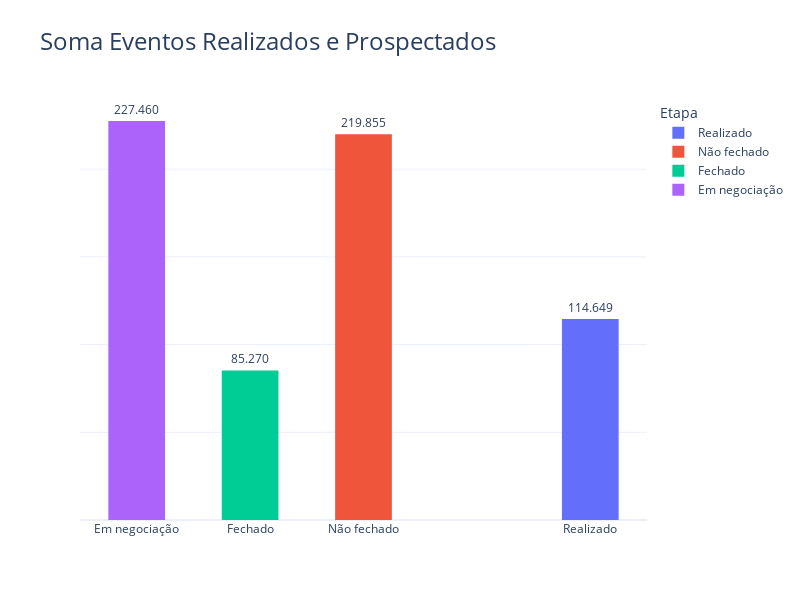

Notebook source saved alongside this figure:
### Code cell
# df_ano_atual.query("data_evento >= '2022/04' and etapa == 'Realizado'")

fig = px.histogram(
    df_ano_atual,
    x='cod_etapa',
    y='valor_total',
    color='etapa',
    text_auto=True,
    title='Soma Eventos Realizados e Prospectados',
    labels={'etapa': 'Etapa'},
)

fig.update_yaxes(title=None, ticklabelstep=1, showticklabels=False)
fig.update_xaxes(title=None,
                 title_font={'size': 10},
                 title_standoff=10,
                 showticklabels=True)
fig.update_layout(title_font_size=24, bargap=0.5, separators=',.')
fig.update_traces(texttemplate='%{y:,.0f}', textposition='outside')

fig.update_layout()
fig.update_xaxes(ticktext=df_ano_atual.etapa, tickvals=df_ano_atual.cod_etapa)
# fig.update_traces(name= 'etapa', visible=True, selector=dict(type='histogram'))

fig.show()
fig.write_html(r'./graficos/eventos_ano_atual.html')

### Figure 1 — Plotly figure (JSON) as saved in the notebook; plotly's stock layout.template omitted (floating-point values rounded to 4 significant figures)
{"data": [{"alignmentgroup": "True", "bingroup": "x", "histfunc": "sum", "hovertemplate": "Etapa=Realizado<br>cod_etapa=%{x}<br>sum of valor_total=%{y}<extra></extra>", "legendgroup": "Realizado", "marker": {"color": "#636efa", "pattern": {"shape": ""}}, "name": "Realizado", "offsetgroup": "Realizado", "orientation": "v", "showlegend": true, "textposition": "outside", "texttemplate": "%{y:,.0f}", "type": "histogram", "x": [4, 4, 4, 4, 4, 4, 4, 4, 4, 4, 4, 4, 4, 4, 4], "xaxis": "x", "y": [3350, 18025, 11460, 6930, 8100, 10800, 6750, 10690.0, 6750, 6160, 5397, 4860, 4448, 8048, 2880], "yaxis": "y"}, {"alignmentgroup": "True", "bingroup": "x", "histfunc": "sum", "hovertemplate": "Etapa=Não fechado<br>cod_etapa=%{x}<br>sum of valor_total=%{y}<extra></extra>", "legendgroup": "Não fechado", "marker": {"color": "#EF553B", "pattern": {"shape": ""}}, "name": "Não fechado", "offsetgroup": "Não fechado", "orientation": "v", "showlegend": true, "textposition": "outside", "texttemplate": "%{y:,.0f}", "type": "histogram", "x": [2, 2, 2, 2, 2, 2, 2, 2, 2, 2, 2, 2, 2, 2, 2, 2, 2, 2, 2, 2, 2, 2, 2], "xaxis": "x", "y": [20400, 4080, 2040, 6120, 7650, 7650, 5400, 5865, 7650, 6375, 7650, 10200, 6375, 17850, 15300, 7650, 12750, 12750, 7650, 6375, 3825, 25500, 12750], "yaxis": "y"}, {"alignmentgroup": "True", "bingroup": "x", "histfunc": "sum", "hovertemplate": "Etapa=Fechado<br>cod_etapa=%{x}<br>sum of valor_total=%{y}<extra></extra>", "legendgroup": "Fechado", "marker": {"color": "#00cc96", "pattern": {"shape": ""}}, "name": "Fechado", "offsetgroup": "Fechado", "orientation": "v", "showlegend": true, "textposition": "outside", "texttemplate": "%{y:,.0f}", "type": "histogram", "x": [1, 1, 1, 1, 1, 1, 1, 1, 1, 1, 1, 1, 1], "xaxis": "x", "y": [5400, 6525, 4840, 4050, 4050, 2070, 13500, 5100, 7500, 4860, 7500, 9675, 10200], "yaxis": "y"}, {"alignmentgroup": "True", "bingroup": "x", "histfunc": "sum", "hovertemplate": "Etapa=Em negociação<br>cod_etapa=%{x}<br>sum of valor_total=%{y}<extra></extra>", "legendgroup": "Em negociação", "marker": {"color": "#ab63fa", "pattern": {"shape": ""}}, "name": "Em negociação", "offsetgroup": "Em negociação", "orientation": "v", "showlegend": true, "textposition": "outside", "texttemplate": "%{y:,.0f}", "type": "histogram", "x": [0, 0, 0, 0, 0, 0, 0, 0, 0, 0, 0, 0, 0, 0, 0], "xaxis": "x", "y": [20400, 22950, 14535, 0, 6375, 2550, 7650, 10200, 12750, 22950, 22950, 15300, 25500, 12750, 30600], "yaxis": "y"}], "layout": {"bargap": 0.5, "barmode": "relative", "height": 600, "legend": {"title": {"text": "Etapa"}, "tracegroupgap": 0}, "separators": ",.", "title": {"font": {"size": 24}, "text": "Soma Eventos Realizados e Prospectados"}, "width": 800, "xaxis": {"anchor": "y", "autorange": true, "domain": [0, 1], "range": [-0.5, 4.5], "showticklabels": true, "ticktext": ["Realizado", "Realizado", "Não fechado", "Realizado", "Não fechado", "Não fechado", "Realizado", "Não fechado", "Não fechado", "Não fechado", "Realizado", "Não fechado", "Não fechado", "Realizado", "Realizado", "Realizado", "Não fechado", "Realizado", "Realizado", "Não fechado", "Realizado", "Realizado", "Não fechado", "Realizado", "Não fechado", "Não fechado", "Realizado", "Realizado", "Não fechado", "Não fechado", "Fechado", "Não fechado", "Fechado", "Não fechado", "Fechado", "Fechado", "Não fechado", "Em negociação", "Em negociação", "Em negociação", "Em negociação", "Não fechado", "Não fechado", "Em negociação", "Fechado", "Fechado", "Fechado", "Em negociação", "Fechado", "Fechado", "Fechado", "Em negociação", "Fechado", "Em negociação", "Fechado", "Não fechado", "Fechado", "Em negociação", "Em negociação", "Não fechado", "Em negociação", "Em negociação", "Não fechado", "Em negociação", "Em negociação", "Em negociação"], "tickvals": [4, 4, 2, 4, 2, 2, 4, 2, 2, 2, 4, 2, 2, 4, 4, 4, 2, 4, 4, 2, 4, 4, 2, 4, 2, 2, 4, 4, 2, 2, 1, 2, 1, 2, 1, 1, 2, 0, 0, 0, 0, 2, 2, 0, 1, 1, 1, 0, 1, 1, 1, 0, 1, 0, 1, 2, 1, 0, 0, 2, 0, 0, 2, 0, 0, 0], "title": {"font": {"size": 10}, "standoff": 10}, "type": "linear"}, "yaxis": {"anchor": "x", "autorange": true, "domain": [0, 1], "range": [0, 239400.0], "showticklabels": false, "ticklabelstep": 1, "title": {}, "type": "linear"}}}
